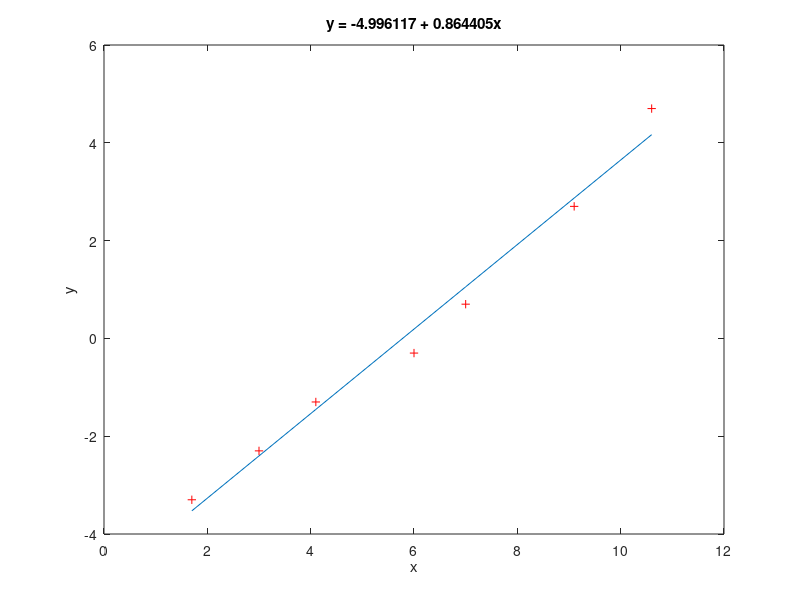

Reproduce this figure in MATLAB.
% MATLAB code for finding the best fit line using least squares method.

% input in the form of matrix, each row is a (x, y).
input = [  1.7, -3.3;...
           3.0, -2.3;...
           4.1, -1.3;...
           6.0, -0.3;...
           7.0, 0.7;...
           9.1, 2.7;...
           10.6, 4.7];

m = size(input, 1);
n = size(input, 2);
x = input(:,1:n-1);
y = input(:,n);

% The first column of matrix X is populated with ones,
% and the rest columns are the x columns of the input.
X = ones(m, n);
X(:,2:n) = input(:,1:n-1);

% Try to find the a that minimizes the least square error Xa - y.
% Project y onto the C(X) will give us b which is Xa.

% The relationship is X'Xa = X'b

% Use left division \ to solve the equation, which is equivalent
% to a = inverse(X'*X)*X'*y, but computationally cheaper.
a = (X' * X) \ (X' * y)
b = X*a 
least_square_error = sum((b - y) .^ 2)

% Plot the best fit line.
plot(x, b);
title(sprintf('y = %f + %fx', a(1), a(2)));
xlabel('x');
ylabel('y');

hold on;
% Plot the input data.
plot(x, y, '+r');
hold off;
pause;
